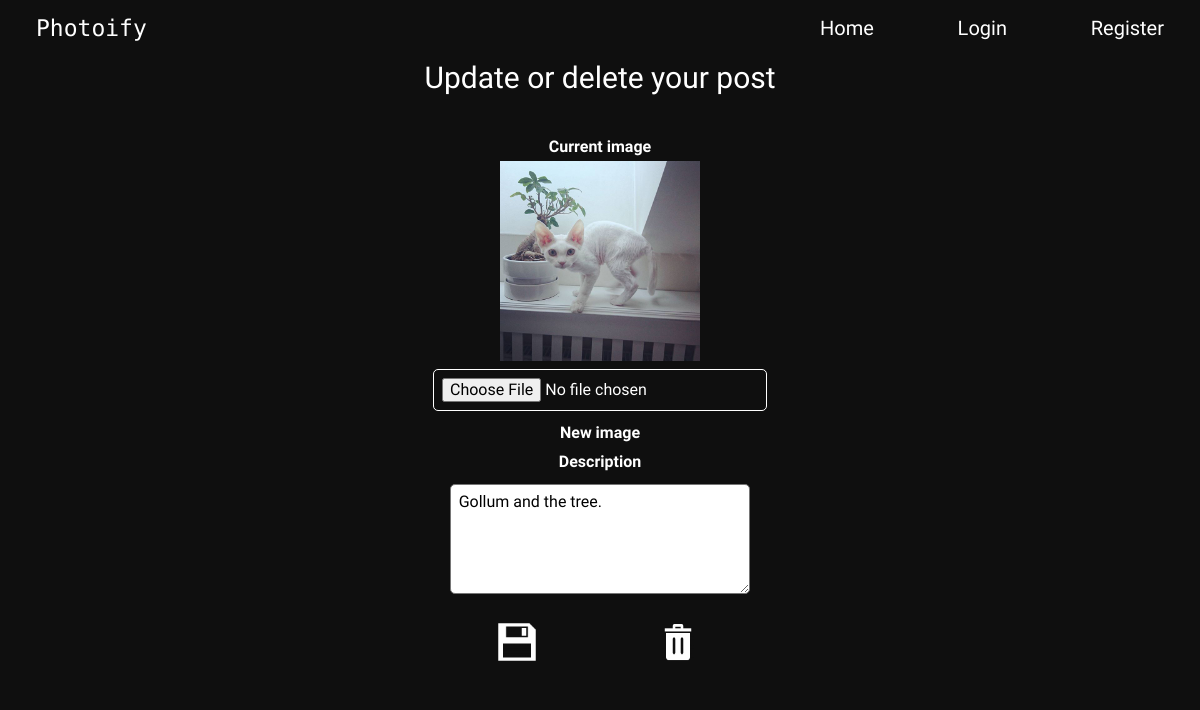
The page /update-post-page.php?postId=53 on the database its author committed.
### tables this page shows
CREATE TABLE "posts" (
	`post_id`	INTEGER PRIMARY KEY AUTOINCREMENT,
	`description`	TEXT,
	`image_url`	TEXT,
	`user_id`	INTEGER,
	`date`	INTEGER,
	FOREIGN KEY(`user_id`) REFERENCES `users`(`id`)
);

### app/database/database-functions.php (called while the page is built, shortened)
<?php
function connectToDB(){
    $config = require dirname(__DIR__).'/config.php';
    $pdo = new PDO($config['database_path']);
    return $pdo;
}
function getThisPost($postId){
    $pdo = connectToDB();
    $thisPostStatement = $pdo->prepare('SELECT * FROM posts WHERE post_id = :post_id');
    $thisPostStatement->bindParam(':post_id', $postId, PDO::PARAM_INT);
    $thisPostStatement->execute();
    $thisPost = $thisPostStatement->fetch(PDO::FETCH_ASSOC);
    return $thisPost;
}

### update-post-page.php (the view, shortened to what this page needs)
<?php require __DIR__.'/views/header.php';
$postId = $_GET['postId'];
$post = getThisPost($postId);
?>
<article class="update-page update-post">
    <h1>Update or delete your post</h1>
    <form action="app/posts/update.php" method="post" enctype="multipart/form-data">
        <h4>Current image</h4>
        <img src="<?= $post['image_url']?>" alt="">
        <div class=" form-group" class="image-wrapper">
            <input class="choose-file" type="file" name="new-image" accept=".jpg, .jpeg, .png" onchange="preview_image(event)">
            <h4>New image</h4>
        </div>
        <div class="form-group">
            <h4>Description</h4>
            <textarea class="edit-description" rows="5" type="text" name="description"><?= $post['description']; ?></textarea>
        </div>
        <div class=update-buttons>
            <button class="edit-button" type="submit"><img src="/assets/iconmonstr-save.png" alt="Save"></button>
    </form>
    <form action="app/posts/delete.php" method="post">
        <button class="delete-button"><img src="/assets/iconmonstr-trash.png" alt="Delete"></button>
    </form>
    </div>
<?php require __DIR__.'/views/footer.php'; ?>

### assets/styles/main.css (style rules this page uses)
* { box-sizing: border-box; }
body { width: 100vw; min-height: 100%; margin: 0; background-color: rgb(15, 15, 15); color: white; font-family: "Roboto Condensed", sans-serif; }
h1, h2, h3, h4, h5, h6 { margin: 5px; }
h1 { font-size: 30px; font-weight: 300; }
img { width: 200px; }
.choose-file { text-align: center; border: solid 1px white; }
.edit-button { margin: 0; padding: 0; background: none; border: none; display: flex; flex-direction: column; justify-content: center; align-items: center; }
.update-buttons { width: 96%; display: flex; flex-direction: row; justify-content: space-around; align-items: center; }
.edit-button { width: 80px; height: 80px; background: none; border: none; }
.delete-button { width: 80px; height: 80px; background: none; border: none; }
.edit-button > img { margin: 0; padding: 0; width: 100%; height: 100%; }
.delete-button > img { margin: 0; padding: 0; width: 100%; height: 100%; }
.update-page { margin: 0; padding: 0; padding-top: 20px; position: relative; top: 56px; display: flex; flex-direction: column; justify-content: space-around; align-items: center; }
.update-post { width: 100%; margin: 0; padding: 0; background: none; border: none; display: flex; flex-direction: column; justify-content: center; align-items: center; }
.edit-description { width: 90%; }
form { height: 100%; margin: 0 5px; display: flex; flex-direction: column; justify-content: center; align-items: center; }
.form-group { width: 100%; margin: 0 5px; display: flex; flex-direction: column; justify-content: center; align-items: center; }
input { width: 100%; border-radius: 5px; margin: 1vh 0; padding: 1vh; }
textarea { width: 100%; border-radius: 5px; margin: 1vh 0; padding: 1vh; }

### rows shown on the page
posts: image_url (picture), description "Gollum and the tree."

### other values the page prints
$config['title'] "Photoify"
